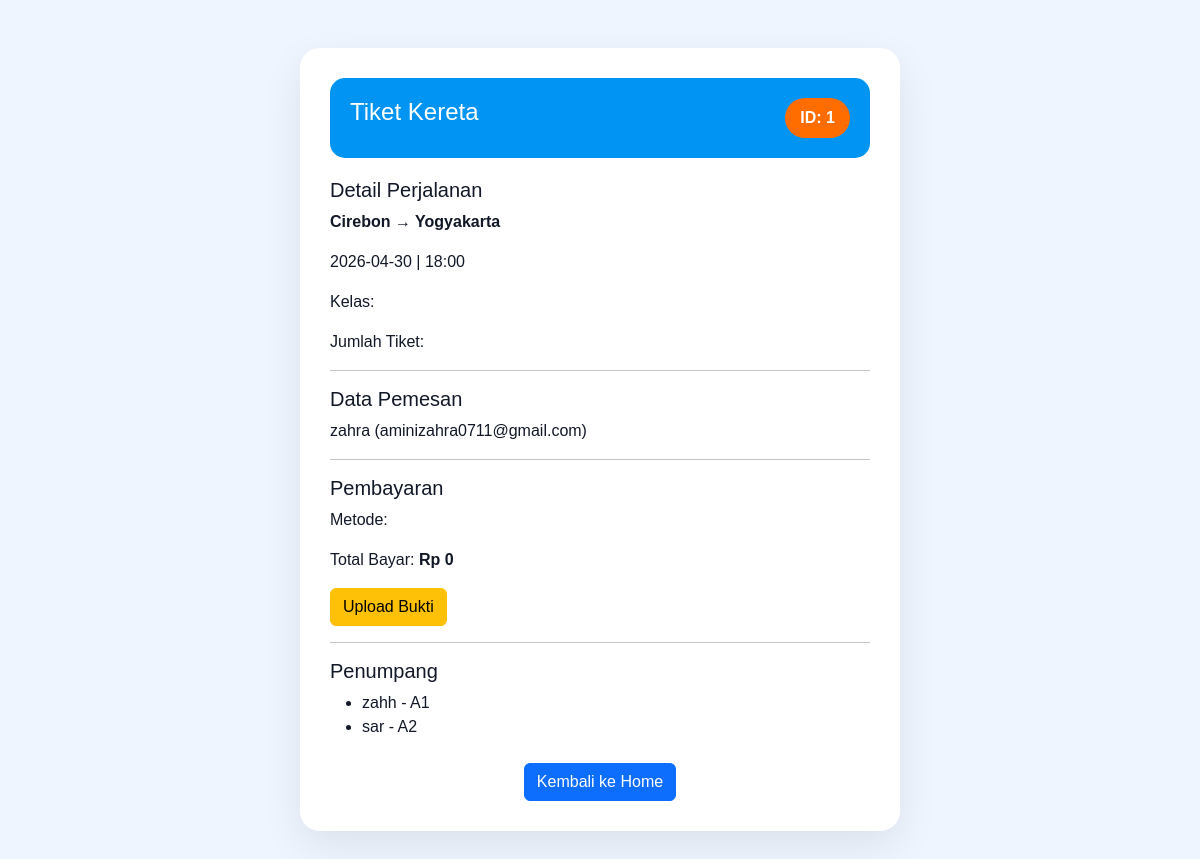
Before: /tiket.php?id=1 (signed in) with the older database file.
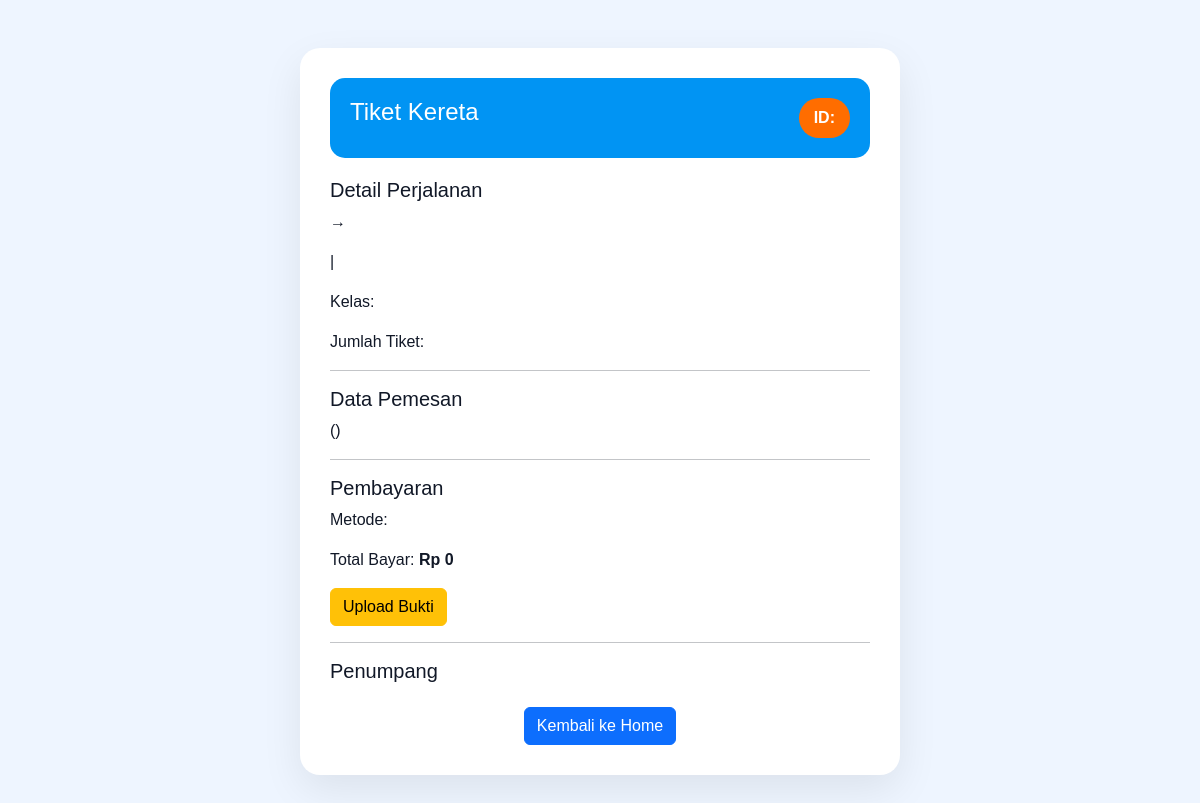
After: the same page with the newer database file.
### tables this page shows
CREATE TABLE `pemesanan` (
  `id` int(11) NOT NULL,
  `asal` varchar(100) DEFAULT NULL,
  `tujuan` varchar(100) DEFAULT NULL,
  `tanggal` date DEFAULT NULL,
  `jam` varchar(10) DEFAULT NULL,
  `nama_pemesan` varchar(100) DEFAULT NULL,
  `email` varchar(100) DEFAULT NULL,
  `kelas` varchar(20) DEFAULT NULL,
  `jumlah` int(11) DEFAULT NULL,
  `harga_per_orang` int(11) DEFAULT NULL,
  `total_harga` int(11) DEFAULT NULL,
  `metode_pembayaran` varchar(50) DEFAULT NULL,
  `status_pembayaran` varchar(30) DEFAULT 'Belum Dibayar',
  `bukti_pembayaran` varchar(255) DEFAULT NULL,
  `jarak` int(11) DEFAULT NULL,
  `status_tiket` varchar(30) DEFAULT 'Menunggu Konfirmasi',
  `username` varchar(100) DEFAULT NULL
);

CREATE TABLE `penumpang` (
  `id` int(11) NOT NULL,
  `id_pemesanan` int(11) DEFAULT NULL,
  `nama_penumpang` varchar(100) DEFAULT NULL,
  `kursi` varchar(10) DEFAULT NULL,
  `gerbong` varchar(20) DEFAULT NULL
);

### tiket.php (the view, shortened to what this page needs)
<?php
include 'koneksi.php';
$id = $_GET['id'];
$p = mysqli_fetch_assoc(mysqli_query($conn, "SELECT * FROM pemesanan WHERE id='$id'"));
$penumpang = mysqli_query($conn, "SELECT * FROM penumpang WHERE id_pemesanan='$id'");
?>
<!DOCTYPE html>
<html>
<head>
    <link href="https://cdn.jsdelivr.net/npm/bootstrap@5.3.3/dist/css/bootstrap.min.css" rel="stylesheet">
    <link rel="stylesheet" href="css/style.css">
</head>
<body>
<div class="container py-5">
    <div class="ticket">
        <div class="header d-flex justify-content-between">
            <h4>Tiket Kereta</h4>
            <div class="badge-id">ID: <?= $p['id'] ?></div>
        </div>
        <h5>Detail Perjalanan</h5>
        <p><strong><?= $p['asal'] ?> → <?= $p['tujuan'] ?></strong></p>
        <p><?= $p['tanggal'] ?> | <?= $p['jam'] ?></p>
        <p>Kelas: <strong><?= ucfirst($p['kelas']) ?></strong></p>
        <p>Jumlah Tiket: <strong><?= $p['jumlah'] ?></strong></p>
        <hr>
        <h5>Data Pemesan</h5>
        <p><?= $p['nama_pemesan'] ?> (<?= $p['email'] ?>)</p>
        <hr>
        <h5>Pembayaran</h5>
        <p>Metode: <strong><?= $p['metode_pembayaran'] ?></strong></p>
        <p>Total Bayar: <strong>Rp <?= number_format($p['total_harga'], 0, ',', '.') ?></strong></p>
        <a href="upload_bukti.php?id=<?= $p['id'] ?>" class="btn btn-warning">
            Upload Bukti
        </a>
        <hr>
        <h5>Penumpang</h5>
        <ul>
            <?php while($row = mysqli_fetch_assoc($penumpang)) : ?>
                <li><?= $row['nama_penumpang'] ?> - <?= $row['gerbong'] ?> <?= $row['kursi'] ?></li>
            <?php endwhile; ?>
        </ul>
        <div class="mt-4 text-center">
            <a href="index.php" class="btn btn-primary">Kembali ke Home</a>
        </div>
    </div>
</div>
</body>
</html>

### css/style.css (style rules this page uses)
* { font-family: 'Poppins', sans-serif; }
body { background: #dee3ea; color: #111827; overflow-x: hidden; }
body { background: #f5f8ff; }
.ticket { background: white; border-radius: 20px; padding: 30px; box-shadow: 0 15px 40px rgba(0,0,0,0.08); max-width: 600px; margin: auto; }
.header { background: #0194f3; color: white; padding: 20px; border-radius: 15px; margin-bottom: 20px; }
.badge-id { background: #ff6d00; padding: 8px 15px; border-radius: 20px; font-weight: 600; }
body { background: #eef5ff; font-family: Poppins, sans-serif; }

Changed rows visible on the page:
removed pemesanan: id "1", asal "Cirebon", tujuan "Yogyakarta", tanggal "2026-04-30", jam "18:00", nama_pemesan "zahra", email "aminizahra0711@gmail.com", total_harga "0"
removed penumpang: nama_penumpang "zahh", kursi "A1"
removed penumpang: nama_penumpang "sar", kursi "A2"
Other visible differences:
$p['total_harga']: (not shown) → "0"
